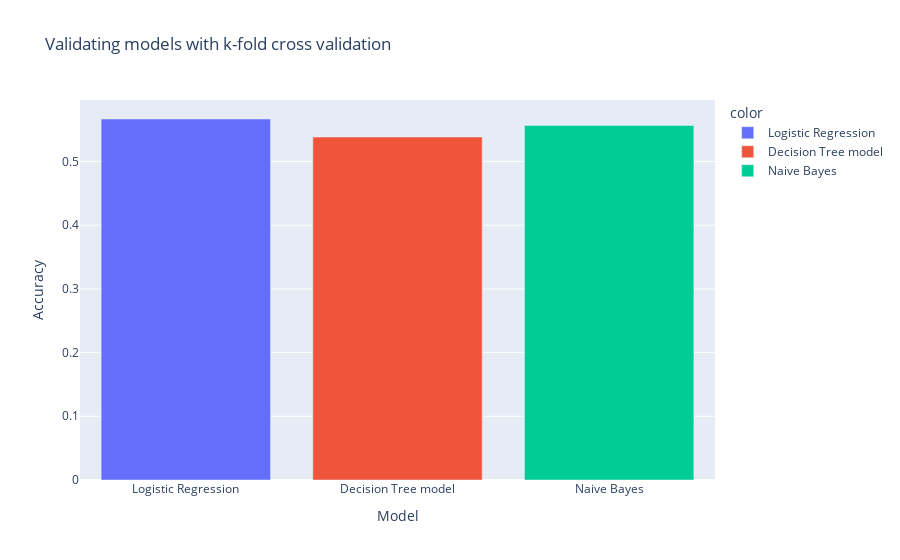

Notebook code cell kept with this figure:
### Code cell
fig = px.bar(x=['Logistic Regression', 'Decision Tree model', 'Naive Bayes'], 
             y=[accuracy_logr, accuracy_dtree, accuracy_nb], 
            color=['Logistic Regression', 'Decision Tree model', 'Naive Bayes'],
             labels={'x': 'Model', 'y': 'Accuracy'},
            title='Validating models with k-fold cross validation')
fig.show()

### Figure 1 — Plotly figure (JSON) as saved in the notebook; plotly's stock layout.template omitted (floating-point values rounded to 4 significant figures)
{"data": [{"alignmentgroup": "True", "hovertemplate": "color=Logistic Regression<br>Model=%{x}<br>Accuracy=%{y}<extra></extra>", "legendgroup": "Logistic Regression", "marker": {"color": "#636efa", "pattern": {"shape": ""}}, "name": "Logistic Regression", "offsetgroup": "Logistic Regression", "orientation": "v", "showlegend": true, "textposition": "auto", "type": "bar", "x": ["Logistic Regression"], "xaxis": "x", "y": [0.5667], "yaxis": "y"}, {"alignmentgroup": "True", "hovertemplate": "color=Decision Tree model<br>Model=%{x}<br>Accuracy=%{y}<extra></extra>", "legendgroup": "Decision Tree model", "marker": {"color": "#EF553B", "pattern": {"shape": ""}}, "name": "Decision Tree model", "offsetgroup": "Decision Tree model", "orientation": "v", "showlegend": true, "textposition": "auto", "type": "bar", "x": ["Decision Tree model"], "xaxis": "x", "y": [0.5384], "yaxis": "y"}, {"alignmentgroup": "True", "hovertemplate": "color=Naive Bayes<br>Model=%{x}<br>Accuracy=%{y}<extra></extra>", "legendgroup": "Naive Bayes", "marker": {"color": "#00cc96", "pattern": {"shape": ""}}, "name": "Naive Bayes", "offsetgroup": "Naive Bayes", "orientation": "v", "showlegend": true, "textposition": "auto", "type": "bar", "x": ["Naive Bayes"], "xaxis": "x", "y": [0.5565], "yaxis": "y"}], "layout": {"barmode": "relative", "legend": {"title": {"text": "color"}, "tracegroupgap": 0}, "title": {"text": "Validating models with k-fold cross validation"}, "xaxis": {"anchor": "y", "domain": [0, 1], "title": {"text": "Model"}}, "yaxis": {"anchor": "x", "domain": [0, 1], "title": {"text": "Accuracy"}}}}
